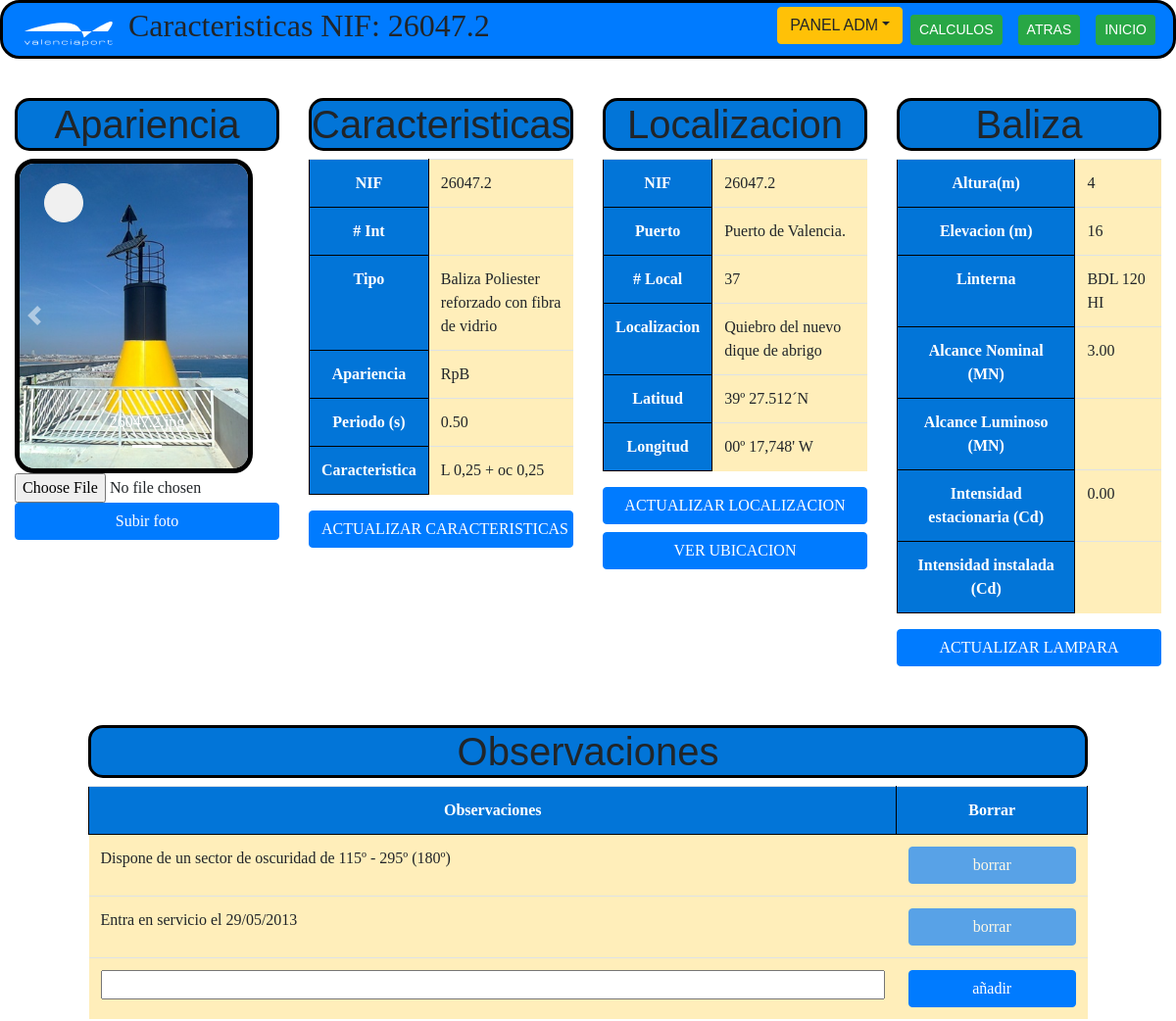
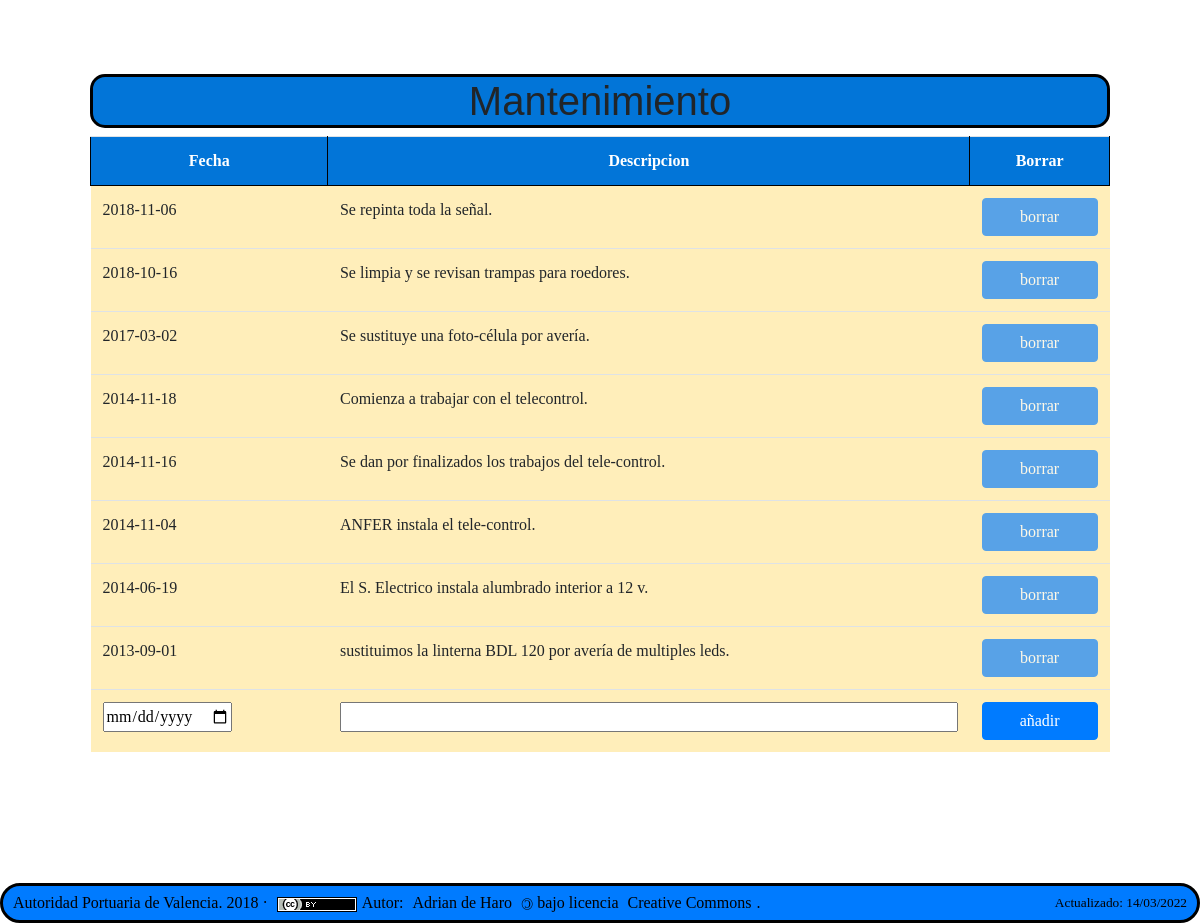
The page /plantilla.php?nif=26047.2 on the database its author committed (2 pictures, top to bottom).
### tables this page shows
CREATE TABLE `balizamiento` (
  `nif` varchar(8) NOT NULL,
  `num_internacional` varchar(12) DEFAULT NULL,
  `tipo` varchar(250) DEFAULT NULL,
  `telecontrol` varchar(200) DEFAULT NULL,
  `apariencia` varchar(50) DEFAULT NULL,
  `periodo` decimal(5,2) DEFAULT NULL,
  `caracteristica` varchar(50) NOT NULL,
  PRIMARY KEY (`nif`)
);

CREATE TABLE `localizacion` (
  `nif` varchar(8) NOT NULL,
  `puerto` varchar(50) DEFAULT NULL,
  `num_local` decimal(5,0) DEFAULT NULL,
  `localizacion` varchar(70) DEFAULT NULL,
  `latitud` varchar(15) DEFAULT NULL,
  `longitud` varchar(15) DEFAULT NULL,
  PRIMARY KEY (`nif`),
  CONSTRAINT `localizacion_FK` FOREIGN KEY (`nif`) REFERENCES `balizamiento` (`nif`)
);

CREATE TABLE `lampara` (
  `nif` varchar(8) NOT NULL,
  `altura` int(11) DEFAULT NULL,
  `elevacion` int(11) DEFAULT NULL,
  `alcanceNom` float(10,2) DEFAULT NULL,
  `linterna` varchar(200) DEFAULT NULL,
  `candelasCalc` float(12,2) DEFAULT NULL,
  `alcanceLum` float(10,2) DEFAULT NULL,
  `candelasInst` float(12,2) DEFAULT NULL,
  PRIMARY KEY (`nif`),
  CONSTRAINT `lampara_FK` FOREIGN KEY (`nif`) REFERENCES `balizamiento` (`nif`)
);

CREATE TABLE `observaciones` (
  `nif` varchar(8) NOT NULL,
  `observaciones` varchar(250) NOT NULL,
  PRIMARY KEY (`nif`,`observaciones`),
  CONSTRAINT `observaciones_FK` FOREIGN KEY (`nif`) REFERENCES `balizamiento` (`nif`)
);

CREATE TABLE `mantenimiento` (
  `nif` varchar(8) NOT NULL,
  `fecha` date NOT NULL,
  `mantenimiento` varchar(250) NOT NULL,
  PRIMARY KEY (`nif`,`fecha`,`mantenimiento`),
  CONSTRAINT `mantenimiento_FK` FOREIGN KEY (`nif`) REFERENCES `balizamiento` (`nif`)
);

### plantilla.php (the view, shortened to what the rows shown need)
<!DOCTYPE html>
<html lang="es">
<head>
    <link href="./css/bootstrap.min.css" rel="stylesheet" />
    <link rel="stylesheet" type="text/css" href="./css/style.css" />
</head>
<body>
    <?php
    include 'funciones.php';
    $nif = recoge('nif');
    $puerto = recoge('puerto');
    $db = conectaDb();
    ?>
    <div class="container-fluid">
        <div class="row" style="margin-top:100px">
            <div class="col-lg-3 col-md-3 col-sm-6 col-xs-12">
            <h1> Apariencia   </h1>
            </div>
            <div class="col-lg-3 col-md-6 col-sm-6 col-xs-12">
                <h1> Caracteristicas </h1>
                <table class="table table-hover">
                    <?php
                    $consultabalizamiento = "SELECT * FROM balizamiento  where nif='$nif'";
                    $consultaobservaciones = "SELECT * FROM observaciones  where nif='$nif'";
                    $balizamiento = $db->prepare($consultabalizamiento);
                    $observaciones = $db->prepare($consultaobservaciones);
                    $balizamiento->execute();
                    $observaciones->execute();
                    if (!$balizamiento || !$observaciones) {
                        echo "<tr> <th>NIF</th><td class='table-warning'> </td> </tr>";
                        echo "<tr> <th># Int</th><td class='table-warning'> </td> </tr>";
                        echo "<tr> <th>Tipo</th><td class='table-warning'> </td> </tr>";
                        echo "<tr> <th>Apariencia</th><td class='table-warning'> </td> </tr>";
                        echo "<tr> <th>Periodo</th><td class='table-warning'> </td> </tr>";
                        echo "<tr> <th>Caracteristica</th><td class='table-warning'> </td> </tr>";
                        echo "</table>";
                    } else {
                        foreach ($balizamiento as $i) {
                            $tipo = $i['tipo'];
                            echo "<tr> <th>NIF</th>     <td class='table-warning'>$i[nif]</td> </tr>";
                            echo "<tr> <th># Int</th>     <td class='table-warning'>$i[num_internacional]</td> </tr>";
                            echo "<tr> <th>Tipo</th>     <td class='table-warning'>$i[tipo]</td> </tr>";
                            echo "<tr> <th>Apariencia</th>     <td class='table-warning' id='aparienciaID'>$i[apariencia]</td> </tr>";
                            echo "<tr> <th>Periodo (s)</th>     <td class='table-warning'>$i[periodo]</td> </tr>";
                            echo "<tr> <th>Caracteristica</th>     <td class='table-warning' id='caracteristicaID'>$i[caracteristica]</td> </tr>";
                            echo "</table>";
                            echo "<a class=\"btn btn-primary btn-xs btn-block\" href=\"actualizarCaracteristicas.php?nif=" . $i['nif'] .
                                "&num_internacional=" . $i['num_internacional'] .
                                "&tipo=" . $i['tipo'] .
                                "&apariencia=" . $i['apariencia'] .
                                "&periodo=" . $i['periodo'] .
                                "&caracteristica=" . $i['caracteristica'] .
                                "&puerto=" . $puerto .
                                "\"" .
                                " class=\"btn btn-primary btn-lg btn-block\">ACTUALIZAR CARACTERISTICAS</a>";
                        }
                    }
                    ?>
            </div>
            <div class="col-lg-3 col-md-6 col-sm-6 col-xs-12">
                <h1> Localizacion </h1>
                <table class="table table-hover">
                    <?php
                    $consultalocalizacion = "SELECT * FROM localizacion  where nif='$nif'";
                    $localizacion = $db->prepare($consultalocalizacion);
                    $localizacion->execute();
                    if ($localizacion->rowCount() == 0) {
                        echo "<tr> <th>NIF</th><td class='table-warning'> </td> </tr>";
                        echo "<tr> <th>Puerto</th><td class='table-warning'> </td> </tr>";
                        echo "<tr> <th># Local</th><td class='table-warning'> </td> </tr>";
                        echo "<tr> <th>Localizacion</th><td class='table-warning'> </td> </tr>";
                        echo "<tr> <th>Latitud</th><td class='table-warning'> </td> </tr>";
                        echo "<tr> <th>Longitud</th><td class='table-warning'> </td> </tr>";
                        echo "</table>";
                    } else {
                        foreach ($localizacion as $i) {
                            echo "<tr> <th>NIF</th>     <td class='table-warning'>$i[nif]</td> </tr>";
                            echo "<tr> <th>Puerto</th>     <td class='table-warning'>$i[puerto]</td> </tr>";
                            echo "<tr> <th># Local</th>     <td class='table-warning'>$i[num_local]</td> </tr>";
                            echo "<tr> <th>Localizacion</th>     <td class='table-warning'>$i[localizacion]</td> </tr>";
                            echo "<tr> <th>Latitud</th>     <td class='table-warning'>$i[latitud]</td> </tr>";
                            echo "<tr> <th>Longitud</th>     <td class='table-warning'>$i[longitud]</td> </tr>";
                            echo "</table>";
                            echo "<a class=\"btn btn-primary btn-xs btn-block\" href=\"actualizarLocalizacion.php?nif=" . $i['nif'] .
                                "&num_local=" . $i['num_local'] .
                                "&localizacion=" . $i['localizacion'] .
                                "&latitud=" . $i['latitud'] .
                                "&longitud=" . $i['longitud'] .
                                "&tipo=" . $tipo .
                                "&puerto=" . $i['puerto'] .
                                "\"" .
                                " class=\"btn btn-primary btn-lg btn-block\">ACTUALIZAR LOCALIZACION </a>";
                            echo "<a class=\"btn btn-primary btn-xs btn-block\" target=\"_blank\" onclick=\"window.open(this.href, this.target, 'width=600,height=600,top=200,left=200'); return false;\"  href=\"mapa.php?nif=" . $i['nif'] .
                                "&puerto=" . $i['puerto'] .
                                "&latitud=" . $i['latitud'] .
                                "&longitud=" . $i['longitud'] .
                                "\"" .
                                " class=\"btn btn-primary btn-lg btn-block\">VER UBICACION </a>";
                        }
                    }
                    ?>
            </div>
            <div class="col-lg-3 col-md-6 col-sm-6 col-xs-12">
                <h1> Baliza </h1>
                <table class="table table-hover">
                    <?php
                    $consultalampara = "SELECT * FROM lampara where nif='$nif'";
                    $lampara = $db->prepare($consultalampara);
                    $lampara->execute();
                    if ($lampara->rowCount() == 0) {
                        echo "<tr> <th>Altura</th><td class='table-warning'> </td> </tr>";
                        echo "<tr> <th>Elevacion</th><td class='table-warning'> </td> </tr>";
                        echo "<tr> <th>Linterna</th><td class='table-warning'> </td> </tr>";
                        echo "<tr> <th>Alcance Nominal</th><td class='table-warning'> </td> </tr>";
                        echo "<tr> <th>Alcance Luminoso</th><td class='table-warning'> </td> </tr>";
                        echo "<tr> <th>Candelas Calculadas</th><td class='table-warning'> </td> </tr>";
                        echo "<tr> <th>Candelas Instaladas</th><td class='table-warning'> </td> </tr>";
                        echo "</table>";
                        echo "<a class=\"btn btn-primary btn-xs btn-block\" href=\"actualizarLampara.php?nif=" . $nif .
                            "\" class=\"btn btn-primary btn-lg btn-block\">ACTUALIZAR LAMPARA </a>";
                    } else {
                        foreach ($lampara as $i) {
                            echo "<tr> <th>Altura(m)</th>     <td class='table-warning'>$i[altura]</td> </tr>";
                            echo "<tr> <th>Elevacion (m)</th>     <td class='table-warning'>$i[elevacion]</td> </tr>";
                            echo "<tr> <th>Linterna</th>     <td class='table-warning'>$i[linterna]</td> </tr>";
                            echo "<tr> <th>Alcance Nominal (MN)</th>     <td class='table-warning'>$i[alcanceNom]</td> </tr>";
                            echo "<tr> <th>Alcance Luminoso (MN)</th>     <td class='table-warning'>$i[alcanceLum]</td> </tr>";
                            echo "<tr> <th>Intensidad estacionaria (Cd)</th>     <td class='table-warning'>$i[candelasCalc]</td> </tr>";
                            echo "<tr> <th>Intensidad instalada (Cd)</th>     <td class='table-warning'>$i[candelasInst]</td> </tr>";
                            echo "</table>";
                            echo "<a class=\"btn btn-primary btn-xs btn-block\" href=\"actualizarLampara.php?nif=" . $i['nif'] .
                                "&altura=" . $i['altura'] .
                                "&elevacion=" . $i['elevacion'] .
                                "&linterna=" . $i['linterna'] .
                                "&alcancenom=" . $i['alcanceNom'] .
                                "&alcancelum=" . $i['alcanceLum'] .
                                "&candelascalc=" . $i['candelasCalc'] .
                                "&candelasinst=" . $i['candelasInst'] .
                                "&puerto=" . $puerto .
                                "\"" .
                                " class=\"btn btn-primary btn-lg btn-block\">ACTUALIZAR LAMPARA </a>";
                        }
                    }
                    ?>
            </div>
        </div>
        <div class="row" style="margin:60px">
            <div class="col-sm-12">
                <h1> Observaciones </h1>
                <table class="table">
                    <tr>
                        <th>Observaciones</th>
                        <th>Borrar</th>
                    </tr>
                    <?php
                    $consultaobservaciones = "SELECT * FROM observaciones  where nif='$nif'";
                    $observaciones = $db->prepare($consultaobservaciones);
                    $observaciones->execute();
                    if (!$observaciones) {
                        echo "<p>Error en la consulta.</p>\n";
                    } else {
                        foreach ($observaciones as $i) {
                            echo "<tr class='table-warning'> <td>$i[observaciones]</td> <td> <a href=\"./borrarObservacion.php?nif=$i[nif]&observaciones=$i[observaciones]\" class=\"btn btn-primary btn-xs disabled btn-block\"> borrar </a> </td>  </tr>\n";;
                        }
                    }
                    ?>
                </table>
            </div>
        </div>
        <div class="row" style="margin:60px">
            <div class="col-sm-12">
                <h1> Mantenimiento </h1>
                <table class="table">
                    <tr>
                        <th>Fecha</th>
                        <th>Descripcion</th>
                        <th>Borrar</th>
                    </tr>
                    <?php
                    $consultamantenimiento = "SELECT * FROM mantenimiento  where nif='$nif' order by fecha DESC";
                    $mantenimiento = $db->prepare($consultamantenimiento);
                    $mantenimiento->execute();
                    if (!$mantenimiento) {
                        echo "<p>Error en la consulta.</p>\n";
                    } else {
                        $cont = 0;
                        foreach ($mantenimiento as $i) {
                            echo "<tr class='table-warning seleccion2' id='mostrar" . $cont . "'> <td>$i[fecha]</td> <td>$i[mantenimiento]</td> <td> <a href=\"./modBBDDmantenimiento.php?nif=$i[nif]&fecha=$i[fecha]&mantenimiento=$i[mantenimiento]&accion=del\" class=\"btn btn-primary btn-xs disabled btn-block\"> borrar </a> </td>  </tr>\n";
                            $cont++;
                        }
                    }
                    ?>
                </table>
            </div>
        </div>
        <br>
    </div>
</body>
</html>

### rows shown on the page
balizamiento: nif "26047.2", tipo "Baliza Poliester reforzado con fibra de vidrio", apariencia "RpB", periodo "0.50", caracteristica "L 0,25 + oc 0,25"
localizacion: nif "26047.2", puerto "Puerto de Valencia.", num_local "37", localizacion "Quiebro del nuevo dique de abrigo", latitud "39º 27.512´N", longitud "00º 17,748' W"
lampara: altura "4", elevacion "16", linterna "BDL 120 HI", alcanceNom "3.00", candelasCalc "0.00"
observaciones: observaciones "Dispone de un sector de oscuridad de 115º - 295º (180º)"
observaciones: observaciones "Entra en servicio el 29/05/2013"
mantenimiento: fecha "2018-11-06", mantenimiento "Se repinta toda la señal."
mantenimiento: fecha "2018-10-16", mantenimiento "Se limpia y se revisan trampas para roedores."
mantenimiento: fecha "2017-03-02", mantenimiento "Se sustituye una foto-célula por avería."
mantenimiento: fecha "2014-11-18", mantenimiento "Comienza a trabajar con el telecontrol."
mantenimiento: fecha "2014-11-16", mantenimiento "Se dan por finalizados los trabajos del tele-control."
mantenimiento: fecha "2014-11-04", mantenimiento "ANFER instala el tele-control."
mantenimiento: fecha "2014-06-19", mantenimiento "El S. Electrico instala alumbrado interior a 12 v."
mantenimiento: fecha "2013-09-01", mantenimiento "sustituimos la linterna BDL 120 por avería de multiples leds."

### other values the page prints
$nif "26047.2"
$archivo "26047.2.jpg"
